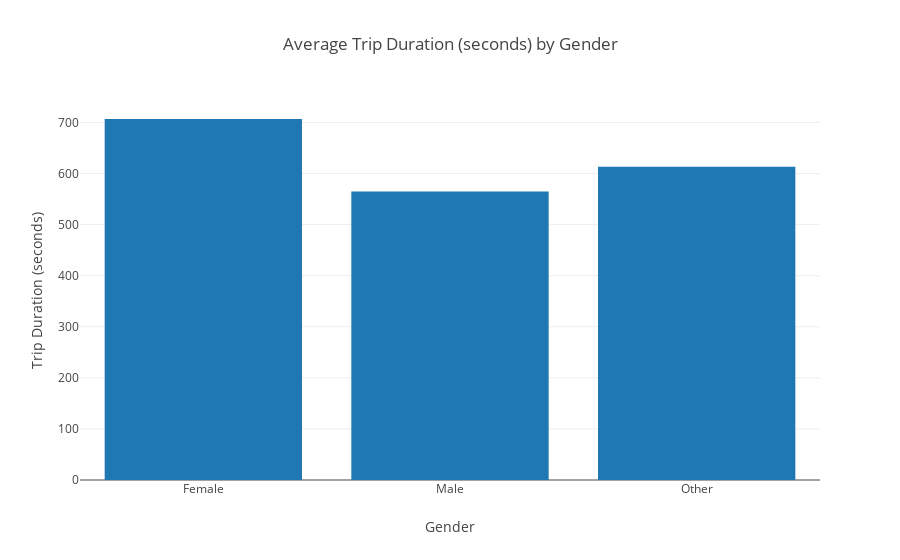

Here is the notebook cell this chart was saved with:
### Code cell
tripgender = trip.groupby('gender')['tripduration'].mean().reset_index(name='tripDist')

data = [go.Bar(
    x=tripgender['gender'].tolist(),
    y=tripgender['tripDist'].tolist()
)]

layout = go.Layout(
                  title='Average Trip Duration (seconds) by Gender',
                  xaxis=dict(title='Gender'), 
                  yaxis=dict(title='Trip Duration (seconds)'))

fig = go.Figure(data=data, layout=layout)

iplot(fig)

### Figure 1 — Plotly figure (JSON) as saved in the notebook; plotly's stock layout.template omitted (floating-point values rounded to 4 significant figures)
{"data": [{"type": "bar", "x": ["Female", "Male", "Other"], "y": [706.7, 564.9, 613.3]}], "layout": {"title": "Average Trip Duration (seconds) by Gender", "xaxis": {"title": "Gender"}, "yaxis": {"title": "Trip Duration (seconds)"}}}
